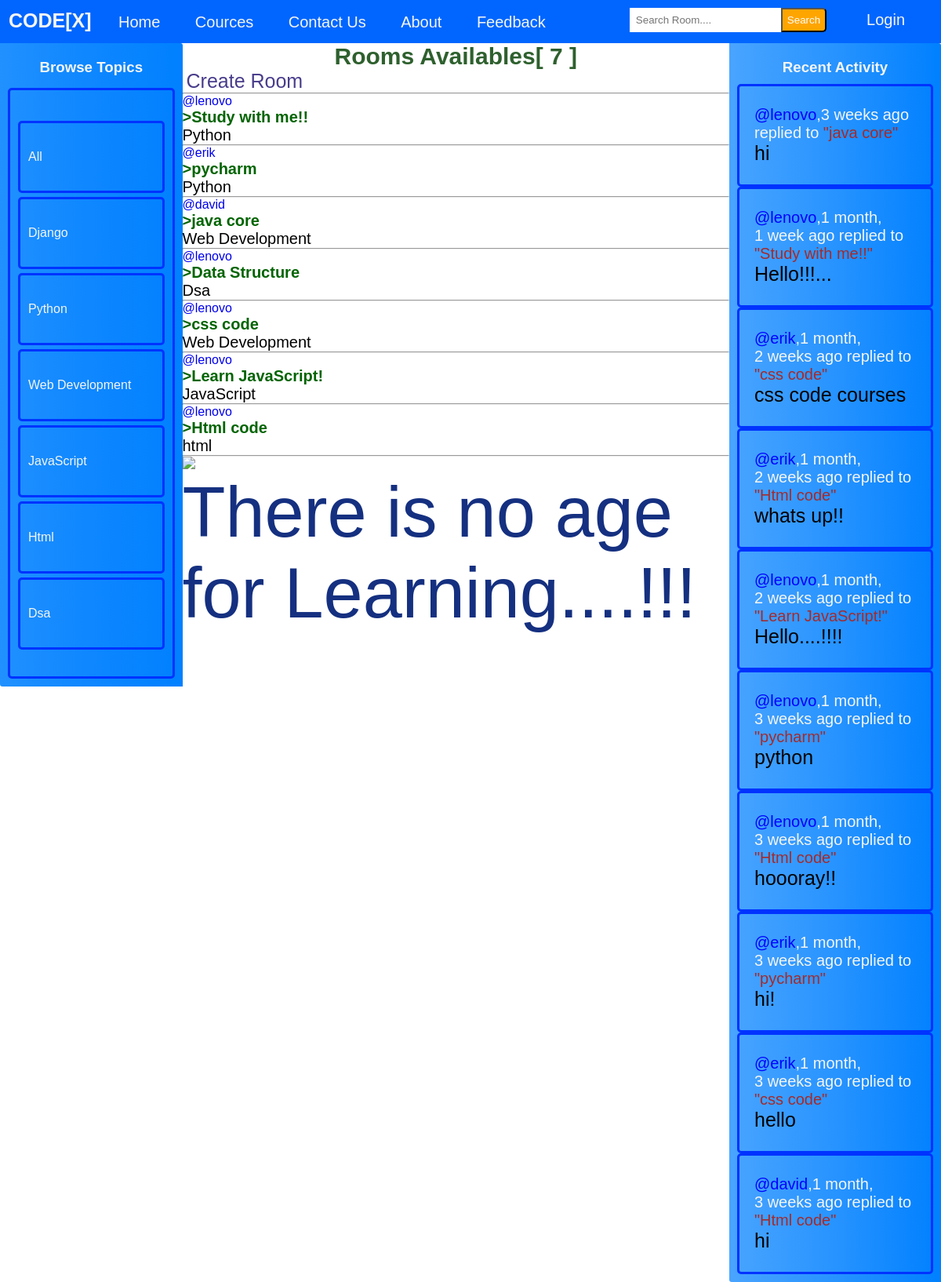
The app's page /, older data.
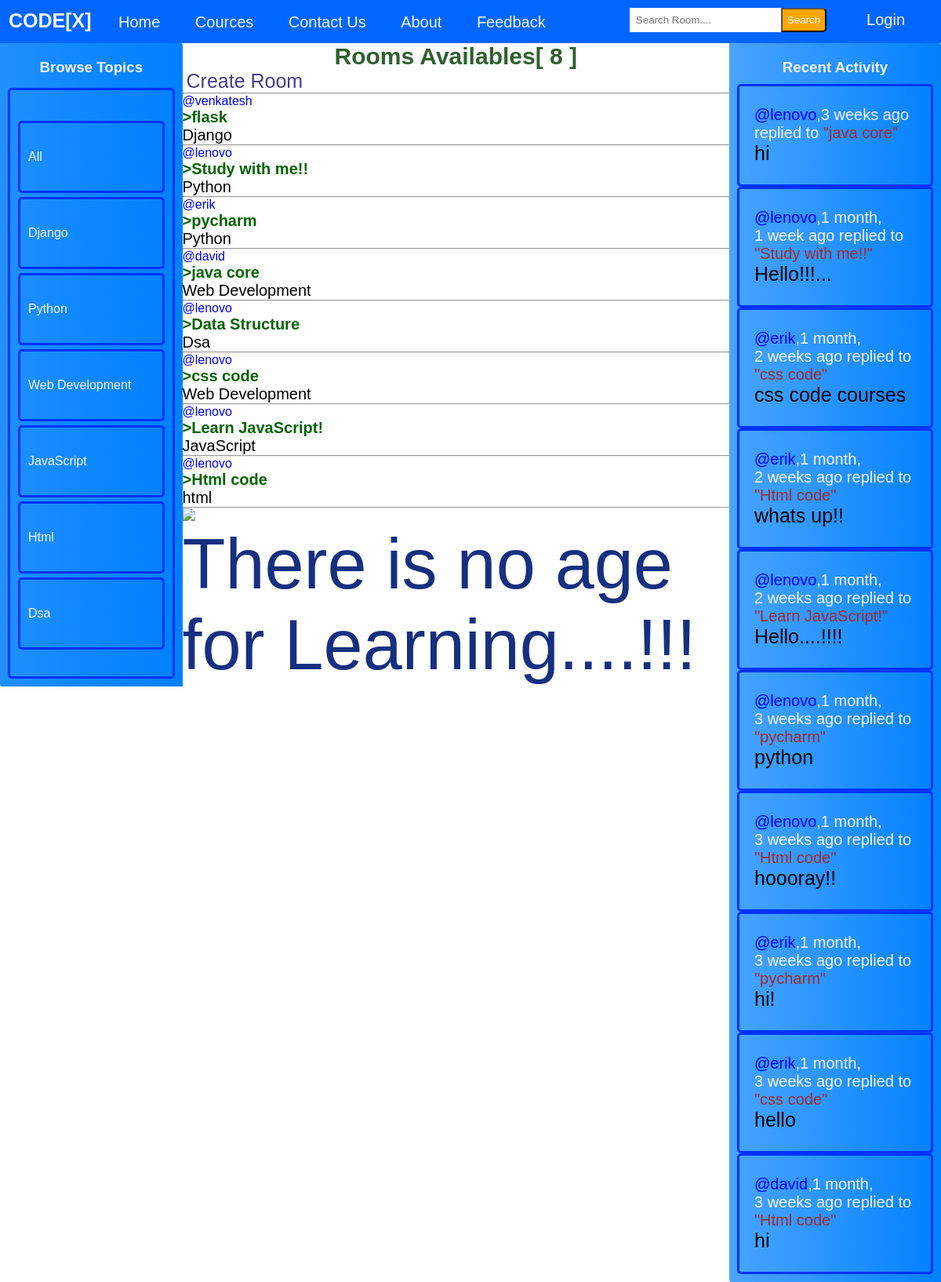
The same page, newer data.
### base/models.py (models this page shows, shortened)
class Topic(models.Model):
    name = models.CharField(max_length=200)

class Room(models.Model):
    host =  models.ForeignKey(User, on_delete=models.SET_NULL,null=True)
    topic = models.ForeignKey(Topic, on_delete=models.SET_NULL,null=True)
    name =  models.CharField(max_length= 200)
    description = models.TextField(null= True, blank= True)
    participants= models.ManyToManyField(User, related_name='participants', blank=True)
    updated= models.DateTimeField(auto_now= True)
    created= models.DateTimeField(auto_now_add=True)
    class Meta:
        ordering = ['-updated','-created']
    def __str__(self):
        return self.name

class Message(models.Model):
    user= models.ForeignKey(User, on_delete=models.CASCADE)
    room = models.ForeignKey(Room, on_delete=models.CASCADE)
    body = models.TextField()
    updated= models.DateTimeField(auto_now= True)
    created = models.DateTimeField(auto_now_add=True)
    class Meta:
        ordering = ['-updated','-created']
    def __str__(self):
        return self.body[0:50]

### base/views.py (the view)
# urls.py: path('',views.home, name="home"),
def home(request):
    q = request.GET.get('q') if request.GET.get('q') != None else ''
    rooms = Room.objects.filter(
        Q(topic__name__icontains=q) |
        Q(name__icontains=q) |
        Q(description__icontains=q))
    room_count= rooms.count()
    topics = Topic.objects.all()
    room_message = Message.objects.filter(Q(room__topic__name__icontains=q))
    context = {'rooms': rooms ,'topics': topics,'room_count': room_count,'room_message': room_message}
    return render(request, 'base/home.html',context )

### base/templates/base/home.html (shortened to what this page needs)
{% extends 'main.html' %}
{% block content %}
<div class="home-container">
    <div>
       {% include 'base/topics_component.html' %}
    </div>
    <div class="centre">
        <h5 class="r_m">Rooms Availables[ {{room_count}} ]</h5>
        <a class="c_e" href = "{% url 'create-room' %}">Create Room</a>
        <hr>
        {% include 'base/feed_component.html' %}
        <img class="ph_3" src="static/images/photo3.jpg"/> <br>
        <figcaption class="captions">
            There is no age for Learning....!!!
        </figcaption>
    </div>
    <div>
        {% include 'base/activity_component.html' %}
    </div>
</div>
{% endblock content  %}

### base/templates/base/topics_component.html (shortened to what this page needs)
<div class="topic-container">
    <h3 class="t_o_p"> Browse Topics </h3>
    <div class="topic-name">
        <div>
            <a href="{%  url 'home' %}" class="topic-name" >All</a>
        </div>
        {% for topic in topics %}
        <div>
            <a href="{% url 'home' %}?q={{topic.name}}" class="topic-name">{{topic.name}}</a>
        </div>
        {% endfor %}
    </div>
</div>

### base/templates/base/feed_component.html (shortened to what this page needs)
<div>
    {% for room in rooms %}
    <div>
        <a href="{% url 'user-profile' room.host.id %}">@{{room.host.username}}</a>
        <h5><a style="color: darkgreen; font-size: 20px;" href= "{% url 'room' room.id %}">>{{room.name}}</a></h5>
        <small style="font-size: 20px;">{{room.topic.name}} </small>
        <hr>
    </div>
    {% endfor %}
</div>

### base/templates/base/activity_component.html (shortened to what this page needs)
<div class="recent-container">
    <h3 class="r_e_n"> Recent Activity </h3>
    {% for message in room_message %}
    <div class="message-container">
        <small class="m_e_s"><a class="m_u" href="{% url 'user-profile' message.user.id %}">@{{ message.user }}</a>,{{message.created|timesince}} ago replied to </small>
        <small class="m_r">"{{message.room}}"</small>
        <p class="m_">{{message}}</p>
    </div>
    {% endfor %}
</div>

Row changes from the older to the newer data that the page shows:
added Room: host.username "venkatesh", name "flask", topic.name "Django"
Text that changed along with them:
{{ room_count }}: "7" → "8"
